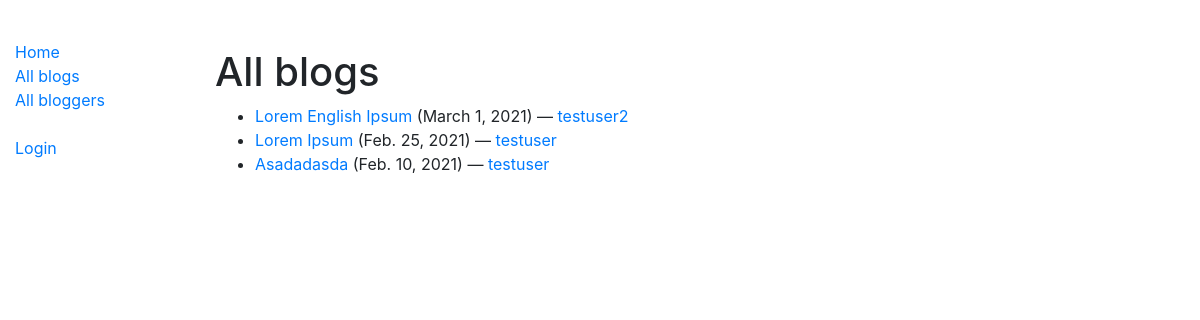
/blog/blogs/, run on the app's committed database.
### blog/models.py (models this page shows, shortened)
class Blog(models.Model):
    name = models.CharField(max_length=200, help_text='Enter the name/title of the blog')
    description = models.TextField(max_length=2000, help_text='Write description/content of the blog here')
    author = models.ForeignKey(BlogAuthor, on_delete=models.SET_NULL, null=True)
    post_date = models.DateField(default=date.today)
    class Meta:
        ordering = ['-post_date']
    def get_absolute_url(self):
        return reverse('blog-detail', args=[str(self.id)])

class BlogAuthor(models.Model):
    name = models.OneToOneField(User, on_delete=models.SET_NULL, null=True)
    bio = models.TextField(max_length=1000, help_text='Write a brief bio about the author')
    def __str__(self):
        return self.name.username
    def get_absolute_url(self):
        return reverse('blogger-detail', args=[str(self.id)])

### blog/views.py (the view)
# urls.py: path('blogs/', views.BlogListView.as_view(), name='blogs'),
class BlogListView(generic.ListView):
    model = Blog
    paginate_by = 5

### blog/templates/blog/blog_list.html
{% extends "base_generic.html" %}
{% block content %}
  <br>
  <br>
  <h1>All blogs</h1>
  {% if blog_list %}
    <ul>
      {% for blog in blog_list %}
        <li>
          <a href="{{ blog.get_absolute_url }}">{{ blog.name }}</a> ({{blog.post_date}}) — <a href="{{ blog.author.get_absolute_url }}"> {{ blog.author }} </a>
        </li>
      {% endfor %}
    </ul>
    <br>
  {% else %}
    <p>There are no blogs created yet.</p>
  {% endif %}
{% endblock %}

### data on the page
Blog: name "Lorem English Ipsum", post_date "March 1, 2021", author "testuser2"
Blog: name "Lorem Ipsum", post_date "Feb. 25, 2021", author "testuser"
Blog: name "Asadadasda", post_date "Feb. 10, 2021", author "testuser"
